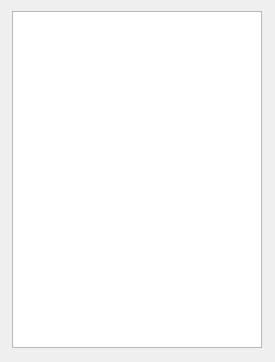
<?xml version="1.0" encoding="UTF-8"?>
<ui version="4.0">
 <class>Widget</class>
 <widget class="QWidget" name="Widget">
  <property name="enabled">
   <bool>true</bool>
  </property>
  <property name="geometry">
   <rect>
    <x>0</x>
    <y>0</y>
    <width>275</width>
    <height>362</height>
   </rect>
  </property>
  <property name="sizePolicy">
   <sizepolicy hsizetype="Maximum" vsizetype="Maximum">
    <horstretch>0</horstretch>
    <verstretch>0</verstretch>
   </sizepolicy>
  </property>
  <property name="minimumSize">
   <size>
    <width>0</width>
    <height>0</height>
   </size>
  </property>
  <property name="maximumSize">
   <size>
    <width>350</width>
    <height>450</height>
   </size>
  </property>
  <property name="windowTitle">
   <string>Widget</string>
  </property>
  <widget class="QGraphicsView" name="graphicsView">
   <property name="enabled">
    <bool>true</bool>
   </property>
   <property name="geometry">
    <rect>
     <x>12</x>
     <y>11</y>
     <width>250</width>
     <height>337</height>
    </rect>
   </property>
   <property name="sizePolicy">
    <sizepolicy hsizetype="Preferred" vsizetype="Preferred">
     <horstretch>0</horstretch>
     <verstretch>0</verstretch>
    </sizepolicy>
   </property>
   <property name="minimumSize">
    <size>
     <width>0</width>
     <height>0</height>
    </size>
   </property>
   <property name="maximumSize">
    <size>
     <width>250</width>
     <height>350</height>
    </size>
   </property>
  </widget>
 </widget>
 <resources/>
 <connections/>
</ui>
